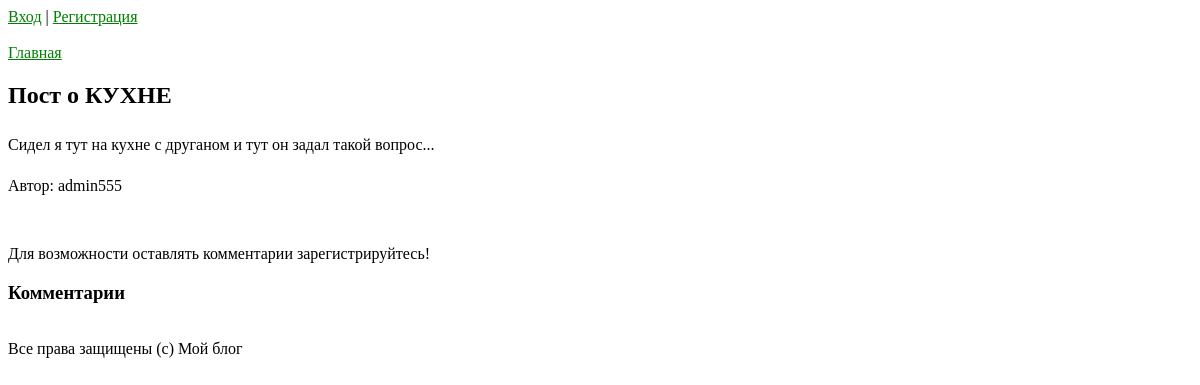
/articles/2, run on an earlier commit of the app's database.
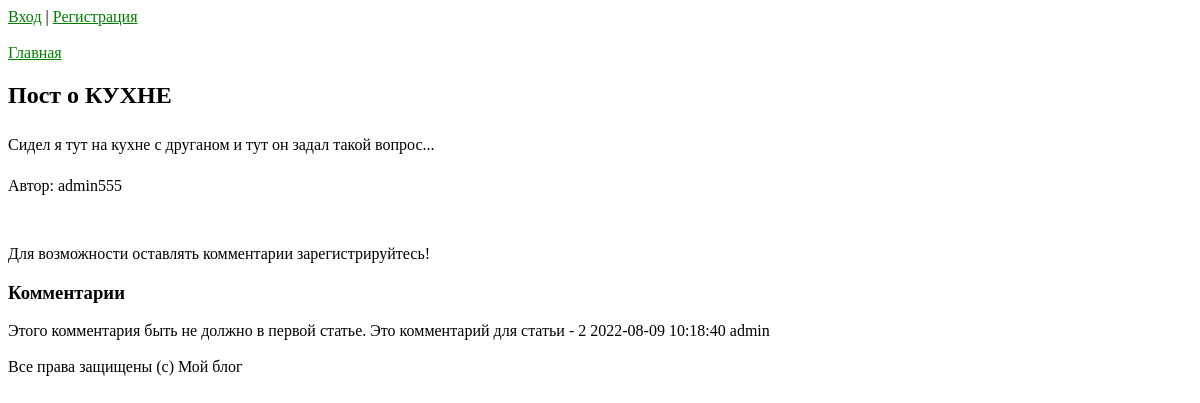
And on a later commit of the database.
### tables this page shows
CREATE TABLE `comments` (
  `id` int(11) NOT NULL,
  `author_id` int(11) NOT NULL,
  `article_id` int(11) NOT NULL,
  `text` text NOT NULL,
  `date` datetime NOT NULL DEFAULT CURRENT_TIMESTAMP
);

CREATE TABLE `users` (
  `id` int(11) NOT NULL,
  `nickname` varchar(128) NOT NULL,
  `email` varchar(255) NOT NULL,
  `is_confirmed` tinyint(1) NOT NULL DEFAULT '0',
  `role` enum('admin','user') NOT NULL,
  `password_hash` varchar(255) NOT NULL,
  `auth_token` varchar(255) NOT NULL,
  `created_at` datetime NOT NULL DEFAULT CURRENT_TIMESTAMP,
  `avatar` varchar(255) DEFAULT NULL
);

### src/MyProject/Controllers/ArticlesController.php (called while the page is built, shortened)
<?php
class ArticlesController extends AbstractController
{
    public function view(int $articleId)
    {
    $article = Article::getById($articleId);
    $comments = CommentsController::getCommentsByArticleId($articleId);
    $this->view->renderHtml('articles/view.php',['article'=>$article, 'comments'=>$comments]);
    }
}

### www/index.php (called while the page is built, shortened)
<?php
try{
    $routes = require __DIR__ . str_replace('/','\\','/../src/routes.php');
    $route = $_GET['route'] ?? '';
    foreach ($routes as $pattern => $controllerAndAction) {
        preg_match($pattern, $route, $matches);
        if (!empty($matches)) {
            break;
        }
    }
    unset($matches[0]);
    $actionName = $controllerAndAction[1];
    $controller = new $controllerName();
    $controller -> $actionName(...$matches);
} catch (\MyProject\Exceptions\DbException $e) {
    $view = new \MyProject\View\View(__DIR__. str_replace('/','\\','/../src/templates/errors'));
    $view->renderHtml('500.php', ['error'=>$e->getMessage()],500);
} catch (\MyProject\Exceptions\NotFoundException $e) {
    $view = new \MyProject\View\View(__DIR__. str_replace('/','\\','/../src/templates/errors'));
    $view->renderHtml('404.php', ['error'=>$e->getMessage()],404);
}catch (\MyProject\Exceptions\UnauthorizedException $e) {
    $view = new \MyProject\View\View(__DIR__. str_replace('/','\\','/../src/templates/errors'));
    $view->renderHtml('401.php', ['error'=>$e->getMessage()],401);
}catch (\MyProject\Exceptions\ForbiddenException $e) {
    $view = new \MyProject\View\View(__DIR__. str_replace('/','\\','/../src/templates/errors'));
    $view->renderHtml('notAllow.php', ['error'=>$e->getMessage()],401);
}

### src/settings.php (called while the page is built)
<?php
return [
    'db'=>[
        'user'=>'user',
        'password'=>'userP@ssw0rd',
        'dbname'=>'my_project',
        'host'=>'localhost',
    ]
];

### src/MyProject/Services/Db.php (called while the page is built, shortened)
<?php
class Db
{
    private static $instance;
    private $pdo;
    private function __construct()
    {
        $dbOptions = (require __DIR__.'/../../settings.php')['db'];
        try {
            $this->pdo = new PDO(
                'mysql:host='.$dbOptions['host'].'; dbname='.$dbOptions['dbname'],
                $dbOptions['user'],
                $dbOptions['password']
            );
            $this->pdo->exec('SET NAMES UTF8');
        } catch (PDOException $e) {
            throw new DbException("Ошибка при подключении к базе данных:" . $e->getMessage());
        }
    }
    public function query(string $sql, array $params = [], string $className = 'stdClass'): ?array
    {
        $sth = $this->pdo->prepare($sql);
        $result = $sth->execute($params);
        return $sth->fetchAll(PDO::FETCH_CLASS, $className);
    }
    public static function getInstances():self
    {
        if (self::$instance === null) {
            self::$instance = new self();
        }
        return self::$instance;
    }
}

### src/MyProject/Models/ActiveRecordEntity.php (called while the page is built, shortened)
<?php
abstract class ActiveRecordEntity
{
    protected $id;
    public function getId()
    {
        return $this->id;
    }
    private function under_score_ToCamelCase(string $source):string
    {
        return lcfirst(str_replace('_','',ucwords($source, '_')));
    }
    public static function getById(int $id): ?self
    {
        $db = Db::getInstances();
        $entities = $db->query('SELECT * FROM `'.static::getTableName().'` WHERE `id` = :id;', [':id'=>$id], static::class);
        return $entities ? $entities[0]:null;
    }
}

### src/MyProject/Models/Articles/Article.php (called while the page is built, shortened)
<?php
class Article extends ActiveRecordEntity
{
    protected $name;
    protected $text;
    protected $authorId;
    public function getName():string
    {
        return $this->name;
    }
    public function getText(int $n=0):string
    {
        if ($n > 0) {
           return substr($this->text, 0, $n);
        } else {
            return $this->text;
        }
    }
    protected static function getTableName(): string
    {
        return 'articles';
    }
    public function getAuthor():User
    {
        return User::getByID($this->authorId);
    }
    public function isEdditable(): bool
    {
        $user = UsersAuthService::getUserByToken();
        return false;
    }
}

### src/MyProject/Models/Users/User.php (called while the page is built, shortened)
<?php
class User extends ActiveRecordEntity
{
    protected $nickname;
    public function getNickname():string
    {
        return $this->nickname;
    }
    protected static function getTableName(): string
    {
        return 'users';
    }
}

### src/MyProject/Models/Users/UsersAuthService.php (called while the page is built, shortened)
<?php
class UsersAuthService
{
    public static function getUserByToken(): ?User
    {
        $token = $_COOKIE['token'] ?? '';
        if (empty($token)) {
            return null;
        }
        [$userId, $authToken] = explode(':', $token, 2);
        $user = User::getById((int) $userId);
        return $user;
    }
}

### src/MyProject/Controllers/CommentsController.php (called while the page is built, shortened)
<?php
class CommentsController extends AbstractController
{
    public static function getCommentsByArticleId(int $articleId):array
    {
        $sql = 'SELECT * FROM comments WHERE `article_id` = :articleId;';
        $db = Db::getInstances();
        $result = $db->query($sql, [':articleId' => $articleId], Comment::class) ?? [];
        return $result;
    }
}

### src/MyProject/Models/Comments/Comment.php (called while the page is built, shortened)
<?php
class Comment extends ActiveRecordEntity
{
    protected $date;
    protected $text;
    protected $authorId;
    public function getText():string
    {
        return $this->text;
    }
    public function getDate():string
    {
        return $this->date;
    }
    public function getAuthor():User
    {
        return User::getById($this->authorId);
    }
}

### src/templates/articles/view.php (the view, shortened to what the changed rows need)
<?php include('../src/templates/header.php');?>
<br><a href="/www">Главная</a><br>
    <h2><?=$article->getName();?></h2>
    <p style="line-height:2;"><?=$article->getText();?></p>
    <p>Автор: <?=$article->getAuthor()->getNickname();?></p>
    <br>
    <?php if($user != null): ?>
        <h3>Добавить комментарий:</h3>
        <form action="<?=$article->getId();?>/comments" method="post">
        Текст комментария: <textarea type="text" name="text" ><?= $_POST['commentText'] ?? '' ?></textarea>
        <br>
        <input type="submit" value="Комментировать">
        </form>
    <?php else:?>
        <p>Для возможности оставлять комментарии зарегистрируйтесь!</p>
    <?php endif;?>
<h3>Комментарии</h3>
<?php foreach($comments as $comment):?>
    <div id="comment<?=$comment->getId();?>">
        <?=$comment->getText();?>
        <?=$comment->getDate();?>
        <?=$comment->getAuthor()->getNickname();?>
    </div>
<?php endforeach;?>
<br>
<?php include('../src/templates/footer.php');?>

What changed in the data, as far as the page shows it:
added comments: text "Этого комментария быть не должно в первой статье. Это комментарий для статьи - 2", date "2022-08-09 10:18:40", author.nickname "admin"
